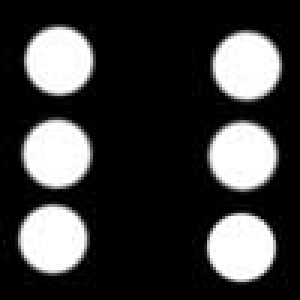
#> input picture images/dice-6-0.jpg, 100 x 100 px, given in place of dice_11.mp4, which was not available (shown 3 times larger)
$ python dice_detection.py   (older library calls are emulated)
#> lines starting #> are read from the running program, lines starting #| are printed output that depends on the picture; after the words box and inside, x2 and y2 are one past the last pixel; in counts of white or black regions, pixels touching at a corner belong together; long printed decimals are rounded; pictures that were not available may be replaced by others from this repository, and a replacement may not be noted
### generate_pattern.py
'''
    File name: generate_pattern.py
    Author: zeabus2018
    Date created: 2018/05/24
    Python Version: 3.6.1
'''

import csv
import math
import cv2 as cv
from lib import *
import numpy as np
import constant as CONST
from operator import itemgetter
from sklearn import linear_model

mk = []
combination_result = []
permutation_result = []
position = []


# [13 lines left out: function create_position, not called in this run]


def create_table_position():
    table_position = []
    for i in range(60):
        table_position.append([])
        for j in range(60):
            table_position[i].append(
                int(i >= 0) + 3 * int(i >= 20) + 3 *
                int(i >= 40) + int(j >= 20) + int(j >= 40) - 1
            )
            if 0 <= i <= 1 or 18 <= i <= 21 or 38 <= i <= 41 or i>= 59:
                table_position[i][j] = -1
            if 0 <= j <= 1 or 18 <= j <= 21 or 38 <= j <= 41 or j>= 59:
                table_position[i][j] = -1

    return table_position


# [127 lines left out: functions combination, permutation, get_index, generate_pattern, main, not called in this run]


# [2 lines that do not run on import are left out]

### lib.py
'''
    File name: lib.py
    Author: zeabus2018
    Date created: 05/27/2018
    Python Version: 3.6.1
'''
import math
import numpy as np
import cv2 as cv
import constant as CONST

'''
    Get index of point on dice.
     ___ ___ ___
    |_1_|_2_|_3_|
    |_4_|_5_|_6_|
    |_7_|_8_|_9_|

'''


'''
    Rewrite code: old code
'''
# [10 lines of commented-out code are left out]


'''
    Get point from dice(image or roi) 60 x 60 px
    old code
'''


# [61 lines of commented-out code are left out]


def get_kernel(shape='rect', ksize=(5, 5)):
    if shape == 'rect':
        return cv.getStructuringElement(cv.MORPH_RECT, ksize)
    elif shape == 'ellipse':
        return cv.getStructuringElement(cv.MORPH_ELLIPSE, ksize)
    elif shape == 'plus':
        return cv.getStructuringElement(cv.MORPH_CROSS, ksize)
    else:
        return None


# [53 lines left out: functions clahe, adjust_gamma, color_mapping, inRangeBGR, not called in this run]

### dice_detection.py
'''
    File name: dice_detection.py
    Author: zeabus2018
    Date created: 05/25/2018
    Python Version: 3.6.1
'''
import os
import csv
import time
import cv2 as cv
from lib import *
import numpy as np
from generate_pattern import *
from operator import itemgetter
from sklearn.cluster import KMeans
from matplotlib import pyplot as plt

pattern_list = []
pattern_predict = []
img_result = None
mask_extend_size = 80
table_position = []
position = [
    [10, 10], [10, 30], [10, 50],
    [30, 10], [30, 30], [30, 50],
    [50, 10], [50, 30], [50, 50]
]

'''
    > Load Pattern
    load pattern from .csv file into list
'''


def load_pattern():
    global pattern_list, pattern_predict

    print('Load Pattern Process...')
    with open(CONST.ABS_PATH + 'dataset.csv', 'r') as csvfile:
        csvfile.readline()
        reader = csv.reader(csvfile, delimiter=',')
        for row in reader:
            pattern_list.append([int(v) for v in row[:-2]])
            pattern_predict.append([int(row[-2]), int(row[-1])])
    print('Load Pattern END')


'''
    > Matching
    Check pattern in pattern list
'''


# [12 lines left out: function matching, not called in this run]


'''
    > Get region
    Create region point 3 regions
        - left top
        - right bottom
        - center middle
'''


# [39 lines left out: function get_region, not called in this run]


'''
    > What is pattern
    Find pattern from region of image
'''


# [37 lines left out: function what_is_pattern, not called in this run]


'''
    > Find dice
    Find information of dice 5 and 6
'''


def find_dice(mask, circles):
    global mask_extend_size, img_result
    data_list = []

    for cir in circles:
        # Interger
        x, y, radius = cir
        region_list = get_region(x, y, radius)
        res_mask = mask.copy()
        for region in region_list:
            top, left, bottom, right = region
            roi = mask.copy()[top:bottom, left:right]
            cv.rectangle(res_mask, (left, top), (right, bottom), (255), 2)
            try:
                roi = cv.resize(roi, (CONST.DICE_SIZE, CONST.DICE_SIZE))
            except:
                continue
            t = time.time()

            point = what_is_pattern(roi)
            is_match, dice, no = matching(point)

            if is_match == False:
                continue
            cv.imshow('mask', res_mask)
            cv.waitKey(1)

            extend = mask_extend_size / 2.0
            top, left, bottom, right = top - extend, left - \
                extend, bottom - extend, right - extend
            top, left, bottom, right = int(top), int(
                left), int(bottom), int(right)
            center = (int((left + right) / 2.0), int((top + bottom) / 2.0))

            cv.rectangle(img_result, (top, left),
                         (bottom, right), (0, 255, 255), 1)
            cv.line(roi, (30, 0), (30, 90), (255, 255, 255), 1)
            cv.line(roi, (60, 0), (60, 90), (255, 255, 255), 1)
            cv.line(roi, (0, 30), (90, 30), (255, 255, 255), 1)
            cv.line(roi, (0, 60), (90, 60), (255, 255, 255), 1)

            data_list.append([center, radius,
                              dice, np.count_nonzero(point)])

            ########### SAVE ROI THAT IS MAYBE DICE #########
            prefix = 'dice-point-' + str(dice) + '-'
            print(dice, no)
            img_no = cv.imread(CONST.POINT_PATH + str(dice) +
                               '/' + prefix + str(no) + '.jpg', 0)
            roi = cv.resize(roi, (90, 90))
            cv.imwrite(CONST.IMG_PATH + 'roi/dice_' + str(t) +
                       '.jpg', np.concatenate((roi, img_no), axis=1))
            #########################################################
    data_dict = remove_redundant_dice(data_list)
    return data_dict


def remove_redundant_dice(data):
    result = {'5': None, '6': None}
    data = sorted(data, key=itemgetter(2))
    for d in data:
        index_dict = str(d[2])
        if result[index_dict] is None or (result[index_dict][3] < d[3] or (result[index_dict][3] == d[3] and result[index_dict][3] > d[3])):
            result[index_dict] = d

    return result


def is_point(contour, hierarchy):
    '''
        <--------------------- Condition --------------------->
        - Length contour is point in contour
        - POINT_AREA_UPPER*0.5 > Area contour > POINT_AREA_LOWER*0.5
            Because reduce image size to half size
        - Convex is True
        - Area ratio > Area ratio expected
        - Length approximation is number of line that approximates a contour
            Length approx > Length approx expected
        - Hierarchy is relationship between each contour
            [Next, Previous, First_Child, Parent]
            [ don't care   ,     -1     ,  -1  ]
            That mean don't have child contour and parent contour
        - Solidity is the ratio of contour area to its convex hull area.
    '''
    ############################ Expected Value ##################################
    area_upper = CONST.POINT_AREA_UPPER
    area_lower = CONST.POINT_AREA_LOWER * 0.1
    hierarchy_expected = [-1, -1]
    area_ratio_expected = 0.6
    solidity_expected = 0.85
    len_approx_expected = 6
    len_cnt_expected = 4

    ###########################################################################
    len_cnt = len(contour)
    if not len_cnt > len_cnt_expected:
        return False
    ###########################################################################
    hierarchy = list(hierarchy[2:])
    ###########################################################################
    x, y, radius = ellipse = enclosing_circle(contour)
    area_circle = math.pi * radius * radius
    if area_circle == 0:
        return False
    ###########################################################################
    area_cnt = cv.contourArea(contour)
    area_ratio = area_cnt / area_circle
    ###########################################################################
    '''
        perimeter * 0.02 because can define convex or concave
        boolean is True that only closed contour
    '''
    perimeter = cv.arcLength(contour, True)
    approx = cv.approxPolyDP(contour, 0.02 * perimeter, True)
    len_approx = len(approx)
    is_convex = cv.isContourConvex(approx)
    ###########################################################################
    hull = cv.convexHull(approx)
    hull_area = cv.contourArea(hull)
    if hull_area == 0:
        return False
    solidity = float(area_cnt) / hull_area

    print('area_ratio   solidity    len_approx')
    print(area_ratio, '  ', solidity, '    ', len_approx)
    ################################ CONDITION ##################################
    if not area_lower < area_cnt < area_upper:
        print('BREAK BY AREA RANGE')
        return False
    if not len_approx > len_approx_expected:
        print('BREAK BY LENGTH APPROX')
        return False
    if not 1.0 >= area_ratio > area_ratio_expected:
        print('BREAK BY AREA RATIO')
        return False
    if not solidity > solidity_expected:
        print('BREAK BY SOLIDITY')
        return False
    if not hierarchy == hierarchy_expected:
        print('BREAK BY HIERARCHY')
        return False
    if not is_convex:
        return False

    return True


def enclosing_circle(cnt):
    (x, y), radius = cv.minEnclosingCircle(cnt)
    return int(x), int(y), int(round(radius))


def find_point(img_bin):
    global img_result, mask_extend_size
    print('Find POint')
    r, c = img_bin.shape
    result = np.zeros((r, c), np.uint8)
    result_data = []
    _, cnts, hierarchy = cv.findContours(
        img_bin, cv.RETR_CCOMP, cv.CHAIN_APPROX_NONE)
    hierarchy = hierarchy[0]

    for (cnt, hh) in zip(cnts, hierarchy):
        if not is_point(cnt, hh):
            continue
        x, y, radius = enclosing_circle(cnt)

        result_data.append([x, y, radius])
        cv.circle(result, (x, y), radius, (255, 255, 255), -1)

        ################ DISPLAY ###########################
        x -= int(mask_extend_size / 2.0)
        y -= int(mask_extend_size / 2.0)
        cv.circle(img_result, (x, y), radius, (255, 255, 255), -1)
        ####################################################

    return result, result_data


def pre_processing(img_bgr):
    result = cv.GaussianBlur(img_bgr, (5, 5), 0)
    return result


def find_mask_threshold(img_bgr):
    global mask_extend_size, img_result
    print('FIND MASK THRESH PROCESS...')
    gray = cv.cvtColor(img_bgr, cv.COLOR_BGR2GRAY)
    r, c = gray.shape

    hsv = cv.cvtColor(img_bgr, cv.COLOR_BGR2HSV)
    h, s, v = cv.split(hsv)
    v_avg = np.average(v)

    _, mask = cv.threshold(gray, v_avg / 1.75, 255, cv.THRESH_BINARY_INV)
    erode = cv.erode(mask, get_kernel('rect', (3, 3)))
    mask = cv.dilate(erode, get_kernel('rect', (3, 3)))

    img_result[mask < v_avg / 1.75] = 100

    tmp = np.zeros((r + mask_extend_size, c + mask_extend_size), np.uint8)
    extend = int(mask_extend_size / 2.0)
    print(tmp.shape)
    print(mask.shape)
    tmp[extend:-extend, extend:-extend] = mask
    print(tmp.shape)

    print('FIND MASK THRESH END')

    return tmp


def mask_dice(dict):
    global img_result, mask_extend_size
    color = {'2': (255, 0, 0), '5': (0, 255, 0), '6': (0, 0, 255)}
    for d in dict.keys():
        if dict[d] is None:
            continue
        center, radius, dice, accuracy = dict[d]
        cv.circle(img_result, center, radius, color[d], -1)
        cv.circle(img_result, center, radius * 9, color[d], 2)
        font = cv.FONT_HERSHEY_SIMPLEX
        cv.putText(img_result, str(dice), center,
                   font, 1, color[d], 2, cv.LINE_AA)
        # cv.imshow('image_result', img_result)


def run(img):
    global img_result, table_position
    '''
        Enhancement BGR image in pre_processing() before do anything.
        mask_th is the result of grayscale that have color value less than threshold and extend the frame.
        mask_circles is the binary image that (only) have a circle(s).
        circles is x, y, w, h, and angle of each circle(s) in mask_circle(s) (extend)
    '''
    img = pre_processing(img)
    mask_th = find_mask_threshold(img)
    mask_circles, circles = find_point(mask_th)

    '''
        mask_circles
    '''

    dice_dict = find_dice(mask_circles, circles)
    mask_dice(dice_dict)
    cv.imshow('mask_circles', mask_circles)
    cv.imshow('result', img_result)
    cv.waitKey(1)


def main():
    global img_result, table_position
    load_pattern()
#> (reads dataset.csv from the repository)
    table_position = create_table_position()

    cap = cv.VideoCapture(CONST.VDO_PATH + 'dice_11.mp4')
    while cap.isOpened():
        ret, frame = cap.read()
#> frame is the input picture: shape (100, 100, 3); min 0, max 255, mean 62.4
        if frame is None:
            continue

        frame = cv.resize(frame, (0, 0), fx=0.5, fy=0.5)
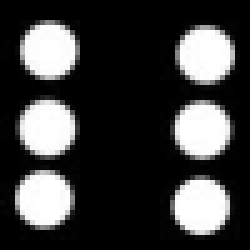
#> frame: shape (50, 50, 3) (shown 5 times larger); min 0, max 255, mean 62.4
        img_result = frame.copy()
        run(frame)
#> in pre_processing, `result = cv.GaussianBlur(img_bgr, (5, 5), 0)`:
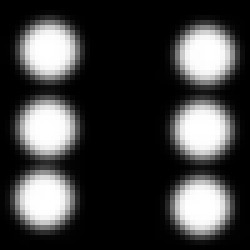
#> result: shape (50, 50, 3) (shown 5 times larger); min 0, max 255, mean 62.4
#> in find_mask_threshold, `hsv = cv.cvtColor(img_bgr, cv.COLOR_BGR2HSV)`: hsv: shape (50, 50, 3); mean H, S, V 0, 0, 62.4
#> in find_mask_threshold, `h, s, v = cv.split(hsv)`: h: shape (50, 50); every value is 0
#> in find_mask_threshold, `v_avg = np.average(v)`: v_avg = 62.4
#> in find_mask_threshold, `_, mask = cv.threshold(gray, v_avg / 1.75, 255, cv.THRESH_BINARY_INV)`:
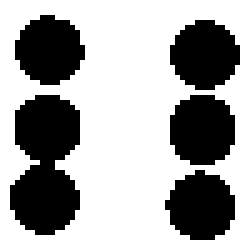
#> mask: shape (50, 50) (shown 5 times larger); 64.6% white; 5 black regions, box (x1, y1, x2, y2) and area: (2, 19, 16, 47) 296, (34, 19, 47, 33) 150, (34, 4, 48, 18) 148, (3, 3, 17, 17) 146, (33, 34, 47, 48) 146
#> in find_mask_threshold, `erode = cv.erode(mask, get_kernel('rect', (3, 3)))`:
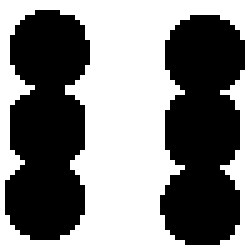
#> erode: shape (50, 50) (shown 5 times larger); 51.2% white; 2 black regions, box (x1, y1, x2, y2) and area: (32, 3, 49, 49) 612, (1, 2, 18, 48) 608
#> in find_mask_threshold, `mask = cv.dilate(erode, get_kernel('rect', (3, 3)))`:
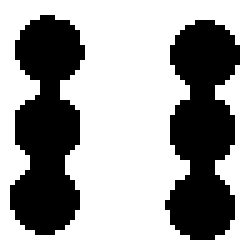
#> mask: shape (50, 50) (shown 5 times larger); 63.4% white; 2 black regions, box (x1, y1, x2, y2) and area: (33, 4, 48, 48) 458, (2, 3, 17, 47) 456
#> in find_mask_threshold, `img_result[mask < v_avg / 1.75] = 100`:
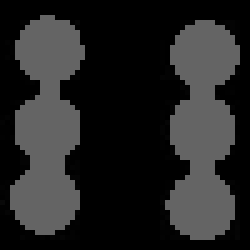
#> img_result: shape (50, 50, 3) (shown 5 times larger); min 0, max 100, mean 36.8
#| (130, 130)
#| (50, 50)
#> in find_mask_threshold, `tmp[extend:-extend, extend:-extend] = mask`:
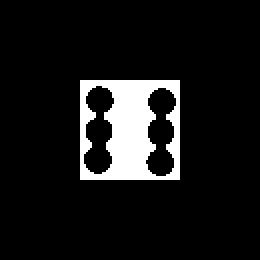
#> tmp: shape (130, 130) (shown 2 times larger); 9.4% white; 1 white region
#| (130, 130)
#> in find_point, `_, cnts, hierarchy = cv.findContours( img_bin, cv.RETR_CCOMP, cv.CHAIN..`: cnts = 3 contours; box (x1, y1, x2, y2) and area: (40, 40, 90, 90) 2401, (72, 43, 89, 89) 510, (41, 42, 58, 88) 507
#> the loop in find_point, `for (cnt, hh) in zip(cnts, hierarchy):` made 3 passes
#> (hh, len_cnt in is_point, area_circle in is_point, area_cnt in is_point, area_ratio in is_point) on passes 2 to 3: ([2, -1, -1, 0], 107, 1661.9, 510.5, 0.307), ([-1, 1, -1, 0], 104, 1661.9, 507, 0.305)
#> (hh, len_cnt in is_point, area_circle in is_point, area_cnt in is_point, area_ratio in is_point) on pass 1: ([-1, -1, 1, -1], 196, 3848.5, 2401, 0.624)
#| area_ratio   solidity    len_approx
#| 0.6239    1.0      4
#| BREAK BY LENGTH APPROX
#| area_ratio   solidity    len_approx
#| 0.3072    0.8515      13
#| BREAK BY AREA RATIO
#| area_ratio   solidity    len_approx
#| 0.3051    0.8726      12
#| BREAK BY AREA RATIO
#> after the loop in find_point, `for (cnt, hh) in zip(cnts, hierarchy):`: result: shape (130, 130); every value is 0
#> after the loop in find_point, `for (cnt, hh) in zip(cnts, hierarchy):`: result_data = []
#> in run, `dice_dict = find_dice(mask_circles, circles)`: dice_dict = 2 items
#> the loop in mask_dice, `for d in dict.keys():` made 2 passes
#> d on passes 1 to 2: '5', '6'
        k = cv.waitKey(1) & 0xff
#> (key q is pressed here)
        if k == ord('q'):
            break
    cap.release()
    cv.destroyAllWindows()


if __name__ == '__main__':
    main()
